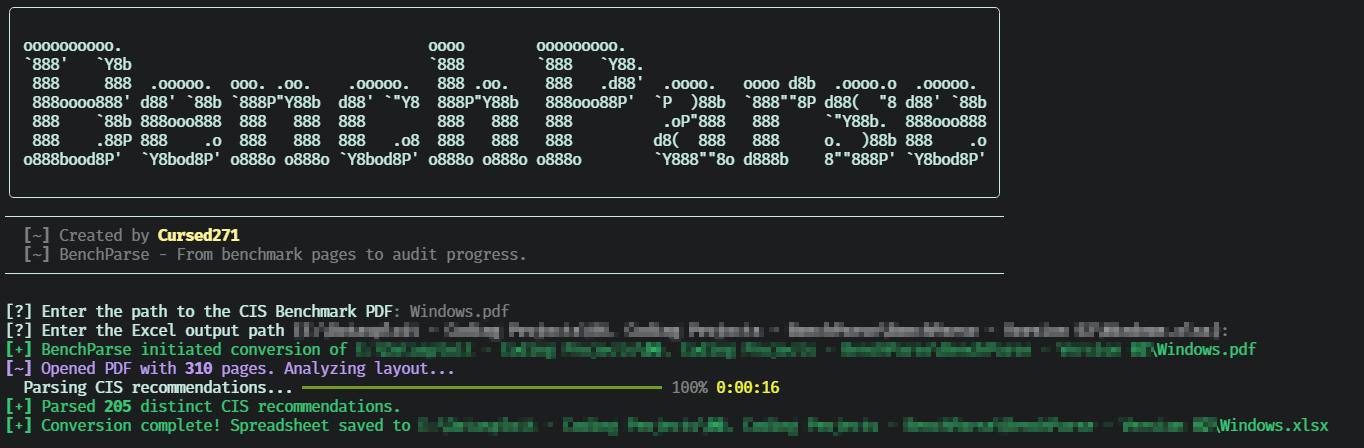

Here is the Python script that generated this plot:
# ----- License -------------------------------------------------- # 

#  BenchParse - BenchParse extracts CIS Benchmark recommendations from 
#  PDF documents and creates structured Excel workbooks containing 
#  control details, assessment fields, and summaries.
#  Copyright (c) 2026 - CursedSec (Operated by Cursed271). All rights reserved.

#  This software is an proprietary intellectual property developed for
#  penetration testing, threat modeling, and security research. It   
#  is licensed under the CURSEDSEC OWNERSHIP EDICT:
#
#  🚫 PROHIBITION WARNING 🚫
#  Redistribution, re-uploading, and unauthorized modification are strictly forbidden 
#  under the COE. Use is granted ONLY under the limited terms defined in the official 
#  LICENSE file (COE), which must be included in all copies.

#  DISCLAIMER:
#  This tool is intended for **educational or ethical testing** purposes only.
#  Unauthorized or malicious use of this software against systems without 
#  proper authorization is strictly prohibited and may violate laws and regulations.
#  The author assumes no liability for misuse or damage caused by this tool.

#  🔗 LICENSE: CURSEDSEC OWNERSHIP EDICT (COE)
#  🔗 Repository: https://github.com/Cursed271
#  🔗 Author: Steven Pereira (@Cursed271)

# ----- Libraries ------------------------------------------------ #

import os
import re
import sys
import typer
import tempfile
import pdfplumber
from pathlib import Path
from rich.rule import Rule
from rich.text import Text
from rich.panel import Panel
from openpyxl import Workbook
from rich.prompt import Prompt
from rich.console import Console
import typer.rich_utils as typer_rich
from typing import Dict, List, Optional
from openpyxl.utils import get_column_letter
from openpyxl.cell.cell import ILLEGAL_CHARACTERS_RE
from openpyxl.worksheet.datavalidation import DataValidation
from openpyxl.styles import Font, PatternFill, Alignment, Border, Side
from rich.progress import Progress, SpinnerColumn, TextColumn, BarColumn, TimeElapsedColumn

# ----- Global Declaration --------------------------------------- #

console = Console()
CIS_ID_START_REGEX = re.compile(r"^(\d+(?:\.\d+)+)(?:\s+(.*))?$", re.DOTALL)
ASSESS_TAG_REGEX = re.compile(r"(?:\(\s*(Automated|Manual)\s*\)|(?<!\w)(Automated|Manual)(?!\w))", re.IGNORECASE)
LEVEL_TAG_REGEX = re.compile(r"(?:\(\s*(L[12]|Level\s*[12])\s*\)|(?<!\w)(L[12]|Level\s*[12])(?!\w))", re.IGNORECASE)

app = typer.Typer(
    rich_markup_mode = "rich",
    add_completion = False,
    context_settings = {"help_option_names": ["-h", "--help"]}
)

HEADER_FOOTER_PATTERNS = [
    re.compile(r"^Page\s+\d+\s*$", re.IGNORECASE),
    re.compile(r"^CIS\s+.*?Benchmark\s*$", re.IGNORECASE),
    re.compile(r"^https?://.*?cisecurity\.org", re.IGNORECASE),
]

SECTION_HEADERS = [
    "Profile Applicability:",
    "Description:",
    "Rationale:",
    "Impact:",
    "Audit:",
    "Remediation:",
    "Default Value:",
    "References:",
    "CIS Controls:"
]

# ----- PDF Path Validation -------------------------------------- #

def pdf_clean_path(value: str) -> Path:
    cleaned = value.strip()
    if len(cleaned) >= 2 and cleaned[0] == cleaned[-1] and cleaned[0] in ("'", '"'):
        cleaned = cleaned[1:-1].strip()
    if not cleaned:
        raise ValueError("A file path is required.")
    return Path(cleaned).expanduser().resolve()

def pdf_validate(value: str) -> Path:
    try:
        path = pdf_clean_path(value)
        if not path.is_file():
            raise ValueError("The input must be an existing PDF file.")
        if path.suffix.lower() != ".pdf":
            raise ValueError("The input file must use the .pdf extension.")
        if not os.access(path, os.R_OK):
            raise ValueError("The input PDF is not readable.")
        return path
    except (ValueError, OSError, RuntimeError) as exc:
        raise typer.BadParameter(str(exc), param_hint = "--input / -i") from exc

def pdf_output(value: str, input_path: Path) -> Path:
    try:
        path = pdf_clean_path(value)
        if path == input_path:
            raise ValueError("The output cannot replace the input PDF.")
        if path.suffix.lower() != ".xlsx":
            raise ValueError("The output file must use the .xlsx extension.")
        if path.exists() and not path.is_file():
            raise ValueError("The output path is not a regular file.")
        return path
    except (ValueError, OSError, RuntimeError) as exc:
        raise typer.BadParameter(str(exc), param_hint = "--output / -o") from exc

# ----- PDF Extraction ------------------------------------------- #

def pdf_clean_lines(page) -> List[str]:
    text = page.extract_text(layout = True)
    if not text:
        return []
    cleaned = []
    for line in text.splitlines():
        stripped = line.strip()
        if not stripped:
            continue
        if any(pattern.match(stripped) for pattern in HEADER_FOOTER_PATTERNS):
            continue
        cleaned.append(stripped)
    return cleaned

def pdf_parse(pdf_path: str) -> List[Dict[str, str]]:
    recommendations = []
    current_rec = None
    current_section = None
    with pdfplumber.open(pdf_path) as pdf:
        total_pages = len(pdf.pages)
        console.print(f"[#BB9AF7][~] Opened PDF with {total_pages} pages. Analyzing layout...")
        with Progress(
            SpinnerColumn(),
            TextColumn("[progress.description]{task.description}"),
            BarColumn(),
            TextColumn("[progress.percentage]{task.percentage:>3.0f}%"),
            TimeElapsedColumn(),
            console = console
        ) as progress:
            task = progress.add_task("[#C6ECE3]Parsing CIS recommendations...", total = total_pages)
            for page in pdf.pages:
                lines = pdf_clean_lines(page)
                line_idx = 0
                while line_idx < len(lines):
                    line = lines[line_idx]
                    if "Appendix: Summary Table" in line or "Appendix: Change Log" in line:
                        break
                    id_match = CIS_ID_START_REGEX.match(line)
                    is_real_control = False
                    if id_match:
                        lookahead_limit = min(line_idx + 8, len(lines))
                        for k in range(line_idx + 1, lookahead_limit):
                            if lines[k].strip().startswith("Profile Applicability:"):
                                is_real_control = True
                                break
                            if CIS_ID_START_REGEX.match(lines[k].strip()):
                                break
                    if is_real_control:
                        if current_rec:
                            recommendations.append(current_rec)
                        control_id = id_match.group(1).strip()
                        initial_title = (id_match.group(2) or "").strip()
                        title_lines = [initial_title] if initial_title else []
                        peek_idx = line_idx + 1
                        while peek_idx < len(lines):
                            peek_line = lines[peek_idx].strip()
                            if any(peek_line.startswith(section) for section in SECTION_HEADERS):
                                break
                            title_lines.append(peek_line)
                            peek_idx += 1
                        raw_full_title = " ".join(title_lines).strip()
                        # Preserve the original defaults when title tags are absent.
                        level = "Level 1"
                        level_match = LEVEL_TAG_REGEX.search(raw_full_title)
                        if level_match:
                            value = (level_match.group(1) or level_match.group(2) or "").upper()
                            level = "Level 2" if "2" in value else "Level 1"
                            raw_full_title = raw_full_title[:level_match.start()] + raw_full_title[level_match.end():]
                        assessment = "Automated"
                        assessment_match = ASSESS_TAG_REGEX.search(raw_full_title)
                        if assessment_match:
                            assessment = (assessment_match.group(1) or assessment_match.group(2) or "").title()
                            raw_full_title = raw_full_title[:assessment_match.start()] + raw_full_title[assessment_match.end():]
                        clean_title = re.sub(r"\s+", " ", raw_full_title).strip(" -:–()")
                        current_rec = {
                            "ID": control_id,
                            "Title": clean_title,
                            "Level": level,
                            "Assessment": assessment,
                            "Profile Applicability": "",
                            "Description": "",
                            "Rationale": "",
                            "Impact": "",
                            "Audit": "",
                            "Remediation": "",
                            "Default Value": "",
                        }
                        current_section = None
                        line_idx = peek_idx
                        continue
                    if not current_rec:
                        line_idx += 1
                        continue
                    matched_section = None
                    for section in SECTION_HEADERS:
                        if line.startswith(section):
                            matched_section = section.rstrip(":")
                            remainder = line[len(section):].strip()
                            current_section = matched_section
                            if remainder:
                                if current_rec.get(current_section):
                                    current_rec[current_section] += "\n" + remainder
                                else:
                                    current_rec[current_section] = remainder
                            break
                    if matched_section:
                        line_idx += 1
                        continue
                    if current_section and current_section in current_rec:
                        if current_rec[current_section]:
                            current_rec[current_section] += "\n" + line
                        else:
                            current_rec[current_section] = line
                    line_idx += 1
                progress.update(task, advance = 1)
    if current_rec:
        recommendations.append(current_rec)
    seen = set()
    deduped = []
    for recommendation in recommendations:
        key = (recommendation["ID"], recommendation["Title"])
        if key not in seen:
            seen.add(key)
            deduped.append(recommendation)
    return deduped

# ----- Excel Report --------------------------------------------- #

def save_cis_to_excel(recommendations: List[Dict[str, str]], output_path: Path, overwrite: bool = False) -> None:
    output_path = Path(output_path)
    if output_path.exists() and not overwrite:
        raise FileExistsError("Output already exists. Use --overwrite to replace it.")
    wb = Workbook()
    ws = wb.active
    ws.title = "CIS Compliance Matrix"
    ws.views.sheetView[0].showGridLines = True
    navy_header_fill = PatternFill(start_color = "1E293B", end_color = "1E293B", fill_type = "solid")
    header_font = Font(name = "Segoe UI", size = 11, bold = True, color = "FFFFFF")
    data_font = Font(name = "Segoe UI", size = 10, color = "0F172A")
    title_font = Font(name = "Segoe UI", size = 10, bold = True, color = "0F172A")
    code_font = Font(name = "Consolas", size = 9, color = "0F172A")
    id_font = Font(name = "Segoe UI", size = 10, bold = True, color = "0284C7")
    thin_border = Border(
        left = Side(style = "thin", color = "E2E8F0"),
        right = Side(style = "thin", color = "E2E8F0"),
        top = Side(style = "thin", color = "E2E8F0"),
        bottom = Side(style = "thin", color = "E2E8F0")
    )
    columns = [
        ("CIS ID", 12, "center", id_font),
        ("Control Title", 45, "left", title_font),
        ("Level", 12, "center", data_font),
        ("Assessment", 14, "center", data_font),
        ("Status", 16, "center", Font(name = "Segoe UI", size = 10, bold = True)),
        ("Owner / Team", 16, "left", data_font),
        ("Description", 45, "left", data_font),
        ("Rationale", 40, "left", data_font),
        ("Impact", 35, "left", data_font),
        ("Audit Procedure", 55, "left", code_font),
        ("Remediation Steps", 55, "left", code_font),
        ("Default Value", 30, "left", data_font),
        ("Auditor Notes & Artifacts", 30, "left", data_font),
    ]
    ws.append([column[0] for column in columns])
    for col_idx in range(1, len(columns) + 1):
        cell = ws.cell(row = 1, column = col_idx)
        cell.fill = navy_header_fill
        cell.font = header_font
        cell.alignment = Alignment(horizontal = "center", vertical = "center", wrap_text = True)
    ws.row_dimensions[1].height = 28
    status_validation = DataValidation(
        type = "list",
        formula1 = '"Compliant,Non-Compliant,Exception,In Progress,Not Applicable"',
        allow_blank = True
    )
    status_validation.error = "Select a valid compliance status from the dropdown."
    status_validation.errorTitle = "Invalid Status"
    status_validation.showErrorMessage = True
    status_validation.errorStyle = "stop"
    ws.add_data_validation(status_validation)
    for row_idx, recommendation in enumerate(recommendations, start = 2):
        row_data = [
            recommendation.get("ID", ""),
            recommendation.get("Title", ""),
            recommendation.get("Level", ""),
            recommendation.get("Assessment", ""),
            "In Progress",
            "",
            recommendation.get("Description", "").strip(),
            recommendation.get("Rationale", "").strip(),
            recommendation.get("Impact", "").strip(),
            recommendation.get("Audit", "").strip(),
            recommendation.get("Remediation", "").strip(),
            recommendation.get("Default Value", "").strip(),
            ""
        ]
        row_data = [ILLEGAL_CHARACTERS_RE.sub("", value) if isinstance(value, str) else value for value in row_data]
        ws.append(row_data)
        for col_idx, column in enumerate(columns, start = 1):
            cell = ws.cell(row = row_idx, column = col_idx)
            # Extracted PDF content is text, not an Excel formula.
            if isinstance(cell.value, str):
                cell.data_type = "s"
            cell.font = column[3]
            cell.border = thin_border
            cell.alignment = Alignment(horizontal = column[2], vertical = "top", wrap_text = True)
        status_validation.add(f"E{row_idx}")
    for col_idx, column in enumerate(columns, start = 1):
        ws.column_dimensions[get_column_letter(col_idx)].width = column[1]
    ws.freeze_panes = "C2"
    last_col_letter = get_column_letter(len(columns))
    ws.auto_filter.ref = f"A1:{last_col_letter}{len(recommendations) + 1}"
    ws_dash = wb.create_sheet(title = "Executive Summary", index = 0)
    ws_dash.views.sheetView[0].showGridLines = True
    ws_dash["B2"] = "CIS Benchmark Compliance Scorecard"
    ws_dash["B2"].font = Font(name = "Segoe UI", size = 16, bold = True, color = "1E293B")
    ws_dash["B4"] = "Total CIS Controls Parsed:"
    ws_dash["C4"] = len(recommendations)
    ws_dash["B4"].font = Font(name = "Segoe UI", size = 11, bold = True)
    ws_dash["C4"].font = Font(name = "Segoe UI", size = 11, bold = True, color = "0284C7")
    temporary_path = None
    try:
        output_path.parent.mkdir(parents = True, exist_ok = True)
        with tempfile.NamedTemporaryFile(prefix = ".benchparse-", suffix = ".xlsx", dir = output_path.parent, delete = False) as temporary:
            temporary_path = Path(temporary.name)
        wb.save(temporary_path)
        if output_path.exists() and not overwrite:
            raise FileExistsError("Output already exists. Use --overwrite to replace it.")
        os.replace(temporary_path, output_path)
    finally:
        wb.close()
        if temporary_path is not None:
            temporary_path.unlink(missing_ok = True)

# ----- Orchestration -------------------------------------------- #

def orchestrate(input_path: Path, output_path: Path, overwrite: bool = False) -> None:
    if output_path.exists() and not overwrite:
        raise typer.BadParameter("Output already exists. Use --overwrite or choose another path.", param_hint = "--output / -o")
    try:
        recommendations = pdf_parse(str(input_path))
    except Exception as exc:
        console.print(f"[bold #FF6B6B][!]Unable to parse the PDF: {exc}")
        raise typer.Exit(code = 1) from exc
    if not recommendations:
        console.print(f"[bold #FF6B6B][!] No recommendations found. The PDF may be scanned or use an unsupported layout.")
        raise typer.Exit(code = 1)
    console.print(f"[#2ECC71][+] Parsed {len(recommendations)} distinct CIS recommendations.")
    try:
        save_cis_to_excel(recommendations, output_path, overwrite = overwrite)
    except Exception as exc:
        console.print(f"[bold #FF6B6B][!] Unable to save the Excel report: {exc}")
        raise typer.Exit(code = 1) from exc
    console.print(f"[#2ECC71][+] Conversion complete! Spreadsheet saved to {output_path}")

# ----- ASCII Banner --------------------------------------------- #

def ascii() -> int:
    art_content = rf"""
oooooooooo.                                  oooo        ooooooooo.
`888'   `Y8b                                 `888        `888   `Y88.
 888     888  .ooooo.  ooo. .oo.    .ooooo.   888 .oo.    888   .d88'  .oooo.   oooo d8b  .oooo.o  .ooooo.
 888oooo888' d88' `88b `888P"Y88b  d88' `"Y8  888P"Y88b   888ooo88P'  `P  )88b  `888""8P d88(  "8 d88' `88b
 888    `88b 888ooo888  888   888  888        888   888   888          .oP"888   888     `"Y88b.  888ooo888
 888    .88P 888    .o  888   888  888   .o8  888   888   888         d8(  888   888     o.  )88b 888    .o
o888bood8P'  `Y8bod8P' o888o o888o `Y8bod8P' o888o o888o o888o        `Y888""8o d888b    8""888P' `Y8bod8P'
"""
    art_color = Text(art_content, style = "#C6ECE3")
    art_panel = Panel(art_color, border_style = "#C6ECE3", expand = False)
    console.print(art_panel)
    banner_width = console.measure(art_panel).maximum
    console.print(Rule(style = "#C6ECE3 blink"), width = banner_width)
    console.print(f"  [~] Created by [bold red blink]Cursed271[/bold red blink]")
    console.print(f"  [~] BenchParse - From benchmark pages to audit progress.")
    console.print(Rule(style = "#C6ECE3 blink"), width = banner_width)
    console.print()
    return banner_width

# ----- Argument Parser ------------------------------------------ #

@app.command()
def argu(
    input_pdf: Optional[str] = typer.Option(None, "--input", "-i", help = "Enter the path to the CIS Benchmark PDF"),
    output: Optional[str] = typer.Option(None, "--output", "-o", help = "Enter the Excel output path; defaults to the input filename with .xlsx"),
    overwrite: bool = typer.Option(False, "--overwrite", help = "Allow replacement of an existing Excel report"),
) -> None:
    interactive = input_pdf is None
    if interactive:
        input_pdf = Prompt.ask(f"[#C6ECE3][?] Enter the path to the CIS Benchmark PDF")
    input_path = pdf_validate(input_pdf)
    default_output = input_path.with_suffix(".xlsx")
    if interactive and output is None:
        output = Prompt.ask(f"[#C6ECE3][?] Enter the Excel output path", default = str(default_output))
    output_path = pdf_output(output if output is not None else str(default_output), input_path)
    console.print(f"[#2ECC71][+] BenchParse initiated conversion of {input_path}")
    orchestrate(input_path = input_path, output_path = output_path, overwrite = overwrite)

# ----- Main Function -------------------------------------------- #

if __name__ == "__main__":
    os.system("cls" if os.name == "nt" else "clear")
    banner_width = ascii()
    typer_rich.MAX_WIDTH = banner_width
    app()

# ----- End ------------------------------------------------------ #
